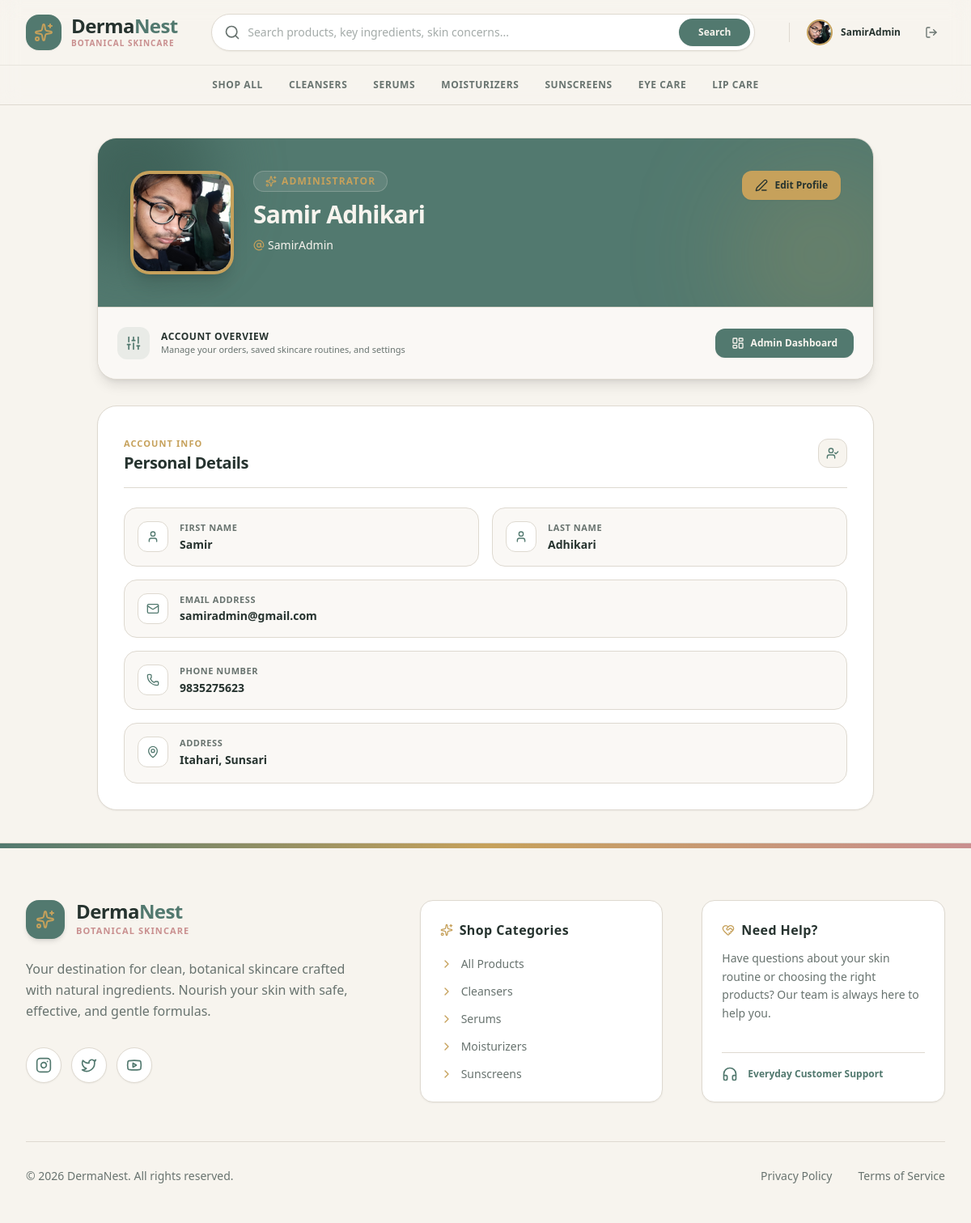
/profile/ (signed in), run on an earlier commit of the app's database.
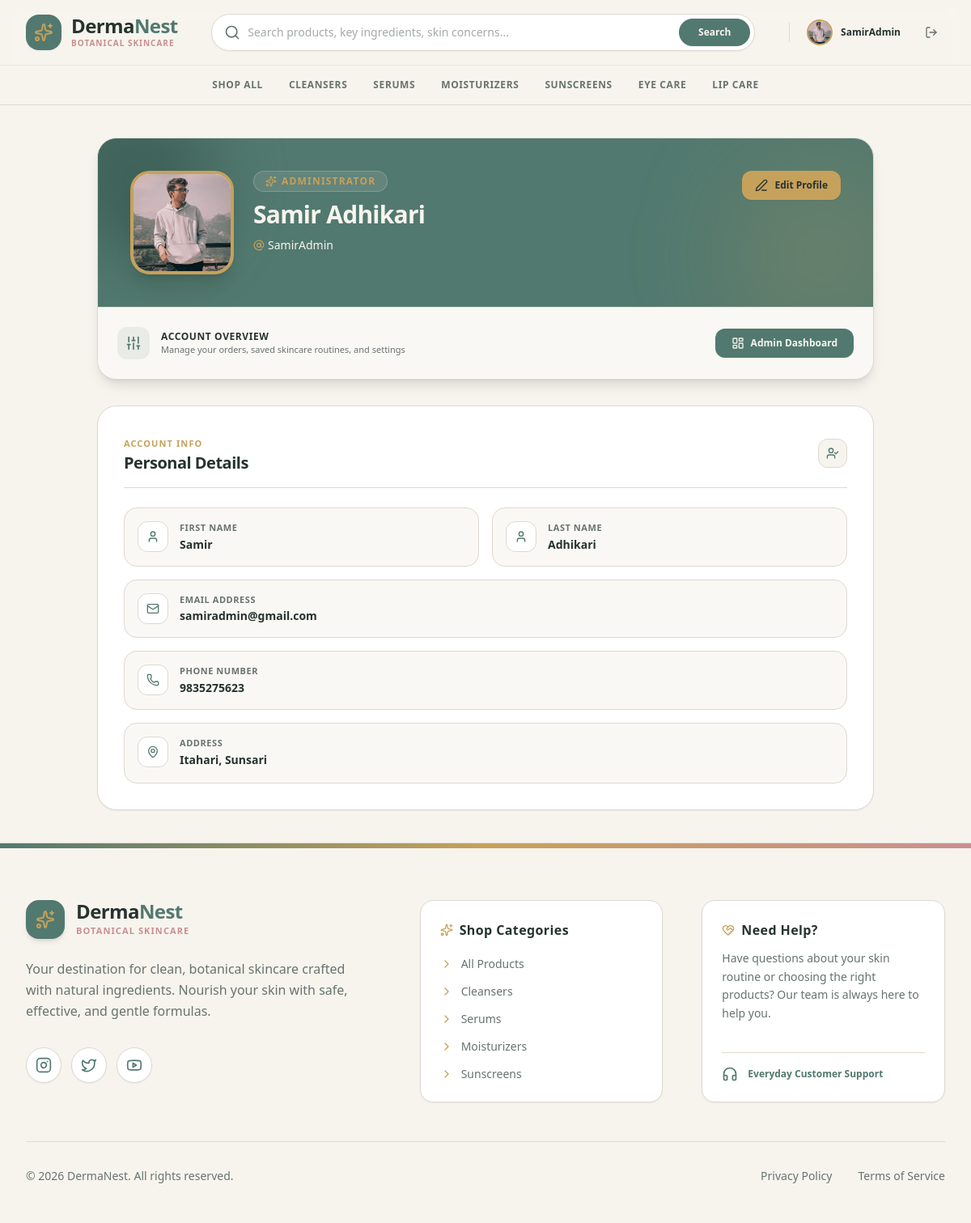
And on a later commit of the database.
### dn_app/models.py (models this page shows, shortened)
class User(AbstractUser):
    phone = models.CharField(max_length=20, blank=True)
    address = models.TextField(blank=True)
    profile_picture = models.ImageField(upload_to='images/user/', blank=True, null=True)

### dn_app/views/profile_view.py (the view)
# urls.py: path('profile/', profile_view, name='profile'),
@login_required
def profile_view(request):
    return render(request, 'main/profile_page.html', {'user': request.user})

### dn_app/templates/main/profile_page.html (shortened to what this page needs)
<!DOCTYPE html>
<html lang="en">
<head>
    {% load static %}
    <link href="{% static 'css/styles.css' %}" rel="stylesheet" />
</head>
<body class="bg-[#F7F4EE] font-sans min-h-screen flex flex-col text-[#68736F] antialiased selection:bg-[#52796F] selection:text-white">
    {% include 'components/_navbar.html' %}
    <main class="flex-grow py-10 px-4 sm:px-6 lg:px-8 max-w-5xl mx-auto w-full">
        <div class="space-y-8">
            <div class="bg-[#FFFFFF] border border-[#DED9D0] rounded-3xl shadow-lg overflow-hidden">
                <div class="bg-[#52796F] p-6 sm:p-10 text-[#F7F4EE] relative overflow-hidden">
                    <div class="absolute -right-12 -bottom-12 w-56 h-56 bg-[#C6A15B]/20 rounded-full blur-3xl pointer-events-none"></div>
                    <div class="relative z-10 flex flex-col sm:flex-row items-center sm:items-start gap-6">
                        <div class="relative w-28 h-28 sm:w-32 sm:h-32 rounded-3xl bg-[#F7F4EE] border-4 border-[#C6A15B] shadow-xl overflow-hidden flex items-center justify-center text-[#52796F] shrink-0">
                            {% if user.profile_picture %}
                                <img src="{{ user.profile_picture.url }}" alt="{{ user.username }}" class="w-full h-full object-cover">
                            {% else %}
                                <i data-lucide="user" class="w-14 h-14 text-[#52796F]/60"></i>
                            {% endif %}
                        </div>
                        <div class="space-y-2.5 text-center sm:text-left flex-grow">
                            <div class="inline-flex items-center gap-1.5 px-3.5 py-1 rounded-full bg-[#F7F4EE]/10 border border-[#F7F4EE]/20 text-[#C6A15B] text-xs font-bold uppercase tracking-widest">
                                <i data-lucide="sparkles" class="w-3.5 h-3.5"></i>
                                <span>
                                    {% if user.is_staff %} Administrator {% else %} Skincare Member {% endif %}
                                </span>
                            </div>
                            <h1 class="text-2xl sm:text-3xl font-bold text-[#F7F4EE] tracking-tight">
                                {% if user.first_name or user.last_name %}
                                    {{ user.first_name }} {{ user.last_name }}
                                {% else %}
                                    {{ user.username|default:"Anonymous User" }}
                                {% endif %}
                            </h1>
                            <p class="text-xs sm:text-sm text-[#F7F4EE]/85 font-medium flex items-center justify-center sm:justify-start gap-1">
                                <i data-lucide="at-sign" class="w-3.5 h-3.5 text-[#C6A15B]"></i>
                                <span>{{ user.username|default:"member" }}</span>
                            </p>
                        </div>
                        <div class="flex flex-wrap items-center justify-center sm:justify-end gap-3 w-full sm:w-auto pt-2 sm:pt-0">
                            <a href="/profile/edit/" class="px-4 py-2.5 bg-[#C6A15B] hover:bg-[#C6A15B]/90 text-[#26332F] font-bold rounded-xl transition-all text-xs flex items-center gap-2 shadow-sm cursor-pointer">
                                <i data-lucide="edit-3" class="w-4 h-4"></i>
                                <span>Edit Profile</span>
                            </a>
                        </div>
                    </div>
                </div>
                <div class="p-4 sm:p-6 bg-[#F7F4EE]/60 border-t border-[#DED9D0] flex flex-col sm:flex-row items-center justify-between gap-4">
                    <div class="flex items-center gap-3.5">
                        <div class="w-10 h-10 rounded-xl bg-[#52796F]/10 flex items-center justify-center text-[#52796F] shrink-0">
                            <i data-lucide="sliders" class="w-5 h-5"></i>
                        </div>
                        <div>
                            <h3 class="text-xs font-bold text-[#26332F] uppercase tracking-wider">Account Overview</h3>
                            <p class="text-[11px] text-[#68736F]">Manage your orders, saved skincare routines, and settings</p>
                        </div>
                    </div>
                    {% if user.is_staff %}
                        <a href="/dashboard/admin/" class="w-full sm:w-auto px-5 py-2.5 bg-[#52796F] hover:bg-[#3F6259] text-[#F7F4EE] font-bold rounded-xl transition-all text-xs flex items-center justify-center gap-2 shadow-sm">
                            <i data-lucide="layout-dashboard" class="w-4 h-4"></i>
                            <span>Admin Dashboard</span>
                        </a>
                    {% else %}
                        <a href="/dashboard/" class="w-full sm:w-auto px-5 py-2.5 bg-[#52796F] hover:bg-[#3F6259] text-[#F7F4EE] font-bold rounded-xl transition-all text-xs flex items-center justify-center gap-2 shadow-sm">
                            <i data-lucide="layout-dashboard" class="w-4 h-4"></i>
                            <span>Go to Dashboard</span>
                        </a>
                    {% endif %}
                </div>
            </div>
            <div class="bg-[#FFFFFF] border border-[#DED9D0] rounded-3xl p-6 sm:p-8 shadow-sm space-y-6">
                <div class="border-b border-[#DED9D0] pb-4 flex items-center justify-between">
                    <div>
                        <span class="text-[11px] font-bold uppercase tracking-widest text-[#C6A15B]">Account Info</span>
                        <h2 class="text-xl font-bold text-[#26332F] tracking-tight">Personal Details</h2>
                    </div>
                    <div class="w-9 h-9 rounded-xl bg-[#F7F4EE] border border-[#DED9D0] flex items-center justify-center text-[#52796F]">
                        <i data-lucide="user-check" class="w-4 h-4"></i>
                    </div>
                </div>
                <div class="grid grid-cols-1 sm:grid-cols-2 gap-4">
                    <div class="bg-[#F7F4EE]/60 border border-[#DED9D0] p-4 rounded-2xl flex items-start gap-3.5">
                        <div class="p-2.5 rounded-xl bg-[#FFFFFF] border border-[#DED9D0] text-[#52796F] shrink-0">
                            <i data-lucide="user" class="w-4 h-4"></i>
                        </div>
                        <div>
                            <span class="text-[11px] font-bold uppercase tracking-wider text-[#68736F] block">First Name</span>
                            <p class="text-sm font-semibold text-[#26332F] mt-0.5">{{ user.first_name|default:"—" }}</p>
                        </div>
                    </div>
                    <div class="bg-[#F7F4EE]/60 border border-[#DED9D0] p-4 rounded-2xl flex items-start gap-3.5">
                        <div class="p-2.5 rounded-xl bg-[#FFFFFF] border border-[#DED9D0] text-[#52796F] shrink-0">
                            <i data-lucide="user" class="w-4 h-4"></i>
                        </div>
                        <div>
                            <span class="text-[11px] font-bold uppercase tracking-wider text-[#68736F] block">Last Name</span>
                            <p class="text-sm font-semibold text-[#26332F] mt-0.5">{{ user.last_name|default:"—" }}</p>
                        </div>
                    </div>
                    <div class="sm:col-span-2 bg-[#F7F4EE]/60 border border-[#DED9D0] p-4 rounded-2xl flex items-start gap-3.5">
                        <div class="p-2.5 rounded-xl bg-[#FFFFFF] border border-[#DED9D0] text-[#52796F] shrink-0">
                            <i data-lucide="mail" class="w-4 h-4"></i>
                        </div>
                        <div class="truncate">
                            <span class="text-[11px] font-bold uppercase tracking-wider text-[#68736F] block">Email Address</span>
                            <p class="text-sm font-semibold text-[#26332F] mt-0.5 truncate">{{ user.email|default:"user@dermanest.com" }}</p>
                        </div>
                    </div>
                    <div class="sm:col-span-2 bg-[#F7F4EE]/60 border border-[#DED9D0] p-4 rounded-2xl flex items-start gap-3.5">
                        <div class="p-2.5 rounded-xl bg-[#FFFFFF] border border-[#DED9D0] text-[#52796F] shrink-0">
                            <i data-lucide="phone" class="w-4 h-4"></i>
                        </div>
                        <div>
                            <span class="text-[11px] font-bold uppercase tracking-wider text-[#68736F] block">Phone Number</span>
                            <p class="text-sm font-semibold text-[#26332F] mt-0.5">{{ user.phone|default:"Not provided" }}</p>
                        </div>
                    </div>
                    <div class="sm:col-span-2 bg-[#F7F4EE]/60 border border-[#DED9D0] p-4 rounded-2xl flex items-start gap-3.5">
                        <div class="p-2.5 rounded-xl bg-[#FFFFFF] border border-[#DED9D0] text-[#52796F] shrink-0">
                            <i data-lucide="map-pin" class="w-4 h-4"></i>
                        </div>
                        <div>
                            <span class="text-[11px] font-bold uppercase tracking-wider text-[#68736F] block">Address</span>
                            <p class="text-sm font-semibold text-[#26332F] mt-0.5 whitespace-pre-line leading-relaxed">{{ user.address|default:"Not provided" }}</p>
                        </div>
                    </div>
                </div>
            </div>
        </div>
    </main>
    {% include 'components/_footer.html' %}
</body>
</html>

### dn_app/templates/components/_navbar.html (shortened to what this page needs)
<header class="sticky top-0 z-50 bg-[#F7F4EE]/98 backdrop-blur-md border-b border-[#DED9D0] font-sans">
  <div class="max-w-7xl mx-auto px-4 sm:px-6 lg:px-8">
    <div class="flex items-center justify-between h-20 gap-6">
      <a href="/" class="flex items-center gap-3 group shrink-0">
        <div class="w-11 h-11 rounded-2xl bg-[#52796F] text-[#FFFFFF] flex items-center justify-center shadow-sm group-hover:bg-[#3F6259] transition-all duration-300">
          <i data-lucide="sparkles" class="w-6 h-6 text-[#C6A15B]"></i>
        </div>
        <div class="flex flex-col">
          <span class="text-2xl font-bold tracking-tight text-[#26332F] leading-none">Derma<span class="text-[#52796F]">Nest</span></span>
          <span class="text-[10px] font-bold text-[#C98F8F] tracking-widest uppercase mt-0.5">Botanical Skincare</span>
        </div>
      </a>
      <div class="flex-1 max-w-2xl mx-4 hidden md:block">
        <form action="/products/" method="GET" class="relative group">
          <input type="text" name="search" value="{{ request.GET.search }}" placeholder="Search products, key ingredients, skin concerns..."
            class="w-full bg-[#FFFFFF] border border-[#DED9D0] rounded-full pl-11 pr-28 py-3 text-sm text-[#26332F] placeholder-[#68736F]/60 focus:outline-none focus:border-[#52796F] focus:ring-2 focus:ring-[#52796F]/20 shadow-sm transition-all">
          <div class="absolute inset-y-0 left-0 pl-4 flex items-center pointer-events-none text-[#68736F] group-focus-within:text-[#52796F]">
          </div>
          <button type="submit" class="absolute inset-y-1.5 right-1.5 px-6 bg-[#52796F] hover:bg-[#3F6259] text-[#F7F4EE] text-xs font-bold rounded-full flex items-center justify-center transition-all shadow-sm">
            Search
          </button>
        </form>
      </div>
      <div class="flex items-center gap-3 sm:gap-4 shrink-0">
        {% if user.is_authenticated %}
          <div class="flex items-center gap-2">
            <a href="/profile/" class="flex items-center gap-2.5 group p-1 pr-3 rounded-full hover:bg-[#FFFFFF] transition-all border border-transparent hover:border-[#DED9D0]">
              {% if user.profile_picture %}
                <img src="{{ user.profile_picture.url }}" alt="Profile" class="w-8 h-8 rounded-full object-cover border-2 border-[#C6A15B]">
              {% else %}
                <div class="w-8 h-8 rounded-full bg-[#F7F4EE] border-2 border-[#C6A15B] flex items-center justify-center text-[#52796F]">
                  <i data-lucide="user" class="w-4 h-4"></i>
                </div>
              {% endif %}
              <span class="text-xs font-bold hidden lg:block text-[#26332F] group-hover:text-[#52796F] transition-colors">{{ user.username }}</span>
            </a>
            <button type="button" onclick="openLogoutModal()" class="p-2 text-[#68736F] hover:text-[#B85C62] hover:bg-[#FFFFFF] rounded-full border border-transparent hover:border-[#DED9D0] transition-colors cursor-pointer" title="Log Out">
              <i data-lucide="log-out" class="w-4 h-4"></i>
            </button>
          </div>
        {% endif %}
      </div>
    </div>
  </div>
  <div class="border-t border-[#DED9D0]/60 bg-[#F7F4EE]/60 hidden md:block">
    <div class="max-w-7xl mx-auto px-4 sm:px-6 lg:px-8">
      <nav class="flex items-center justify-center gap-8 py-3 text-xs font-bold uppercase tracking-wider text-[#68736F]">
        <a href="/products/" class="whitespace-nowrap hover:text-[#52796F] transition-all py-1 relative after:absolute after:bottom-0 after:left-0 after:w-0 after:h-0.5 after:bg-[#52796F] hover:after:w-full after:transition-all">Shop All</a>
        <a href="/products/?category=cleanser" class="whitespace-nowrap hover:text-[#52796F] transition-all py-1 relative after:absolute after:bottom-0 after:left-0 after:w-0 after:h-0.5 after:bg-[#52796F] hover:after:w-full after:transition-all">Cleansers</a>
        <a href="/products/?category=serum" class="whitespace-nowrap hover:text-[#52796F] transition-all py-1 relative after:absolute after:bottom-0 after:left-0 after:w-0 after:h-0.5 after:bg-[#52796F] hover:after:w-full after:transition-all">Serums</a>
        <a href="/products/?category=moisturizer" class="whitespace-nowrap hover:text-[#52796F] transition-all py-1 relative after:absolute after:bottom-0 after:left-0 after:w-0 after:h-0.5 after:bg-[#52796F] hover:after:w-full after:transition-all">Moisturizers</a>
        <a href="/products/?category=sunscreen" class="whitespace-nowrap hover:text-[#52796F] transition-all py-1 relative after:absolute after:bottom-0 after:left-0 after:w-0 after:h-0.5 after:bg-[#52796F] hover:after:w-full after:transition-all">Sunscreens</a>
        <a href="/products/?category=eye_care" class="whitespace-nowrap hover:text-[#52796F] transition-all py-1 relative after:absolute after:bottom-0 after:left-0 after:w-0 after:h-0.5 after:bg-[#52796F] hover:after:w-full after:transition-all">Eye Care</a>
        <a href="/products/?category=lip_care" class="whitespace-nowrap hover:text-[#52796F] transition-all py-1 relative after:absolute after:bottom-0 after:left-0 after:w-0 after:h-0.5 after:bg-[#52796F] hover:after:w-full after:transition-all">Lip Care</a>
      </nav>
    </div>
  </div>
</header>

What changed in the data, as far as the page shows it:
changed User "Samir": profile_picture: a different picture
